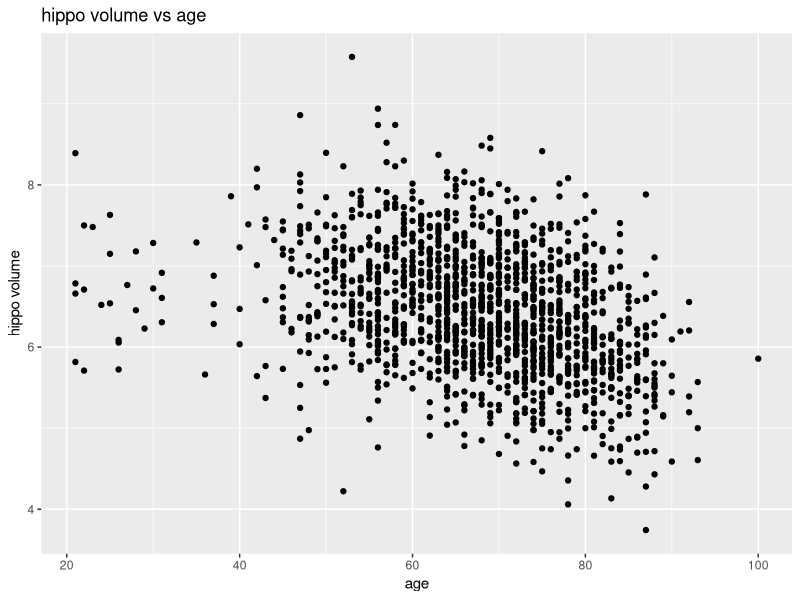
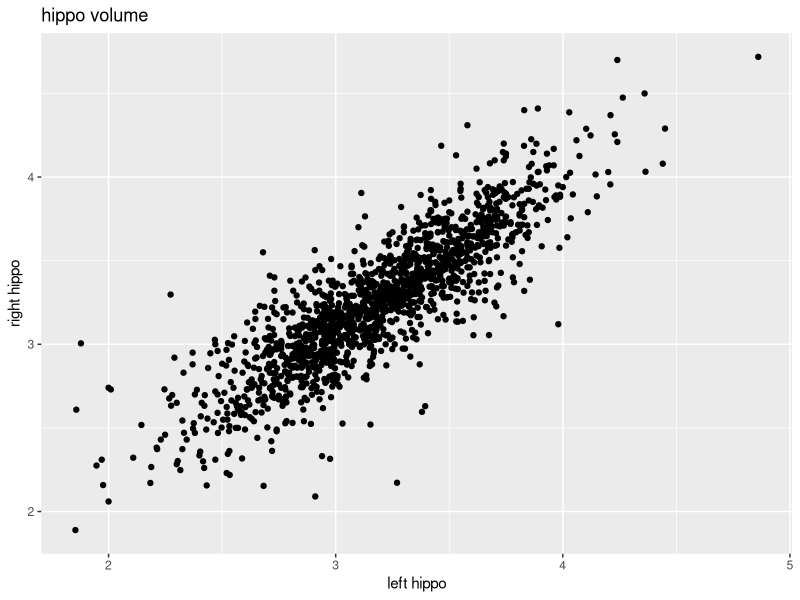
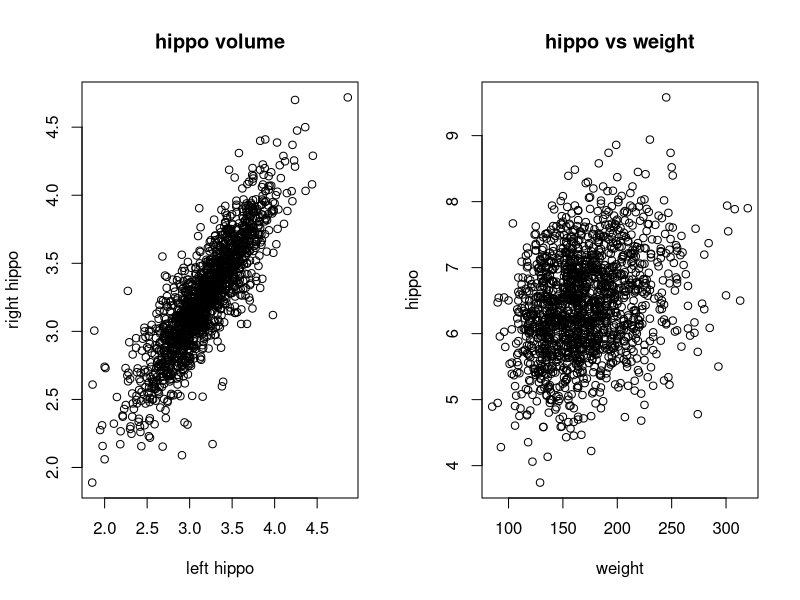
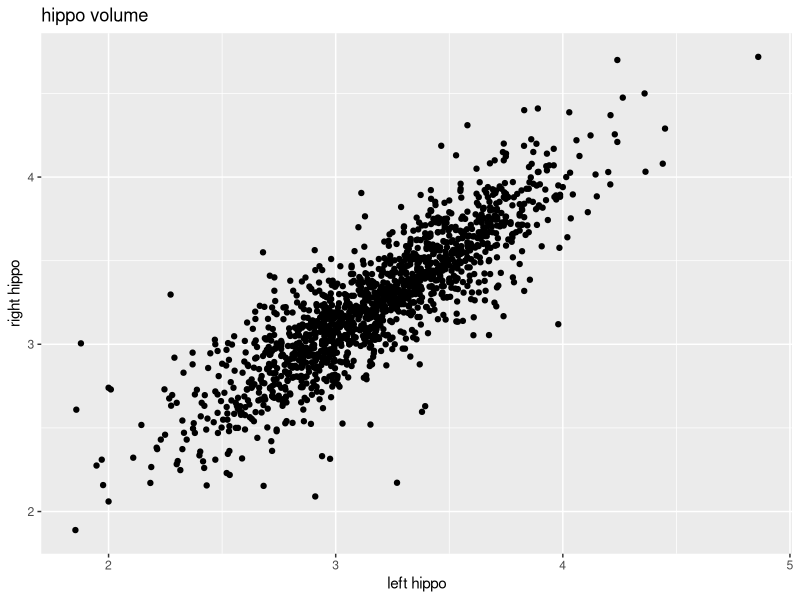
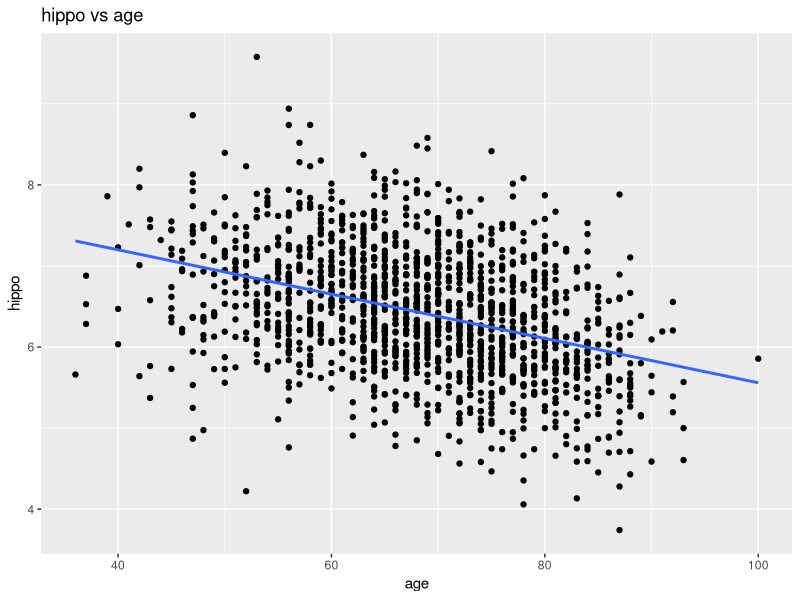
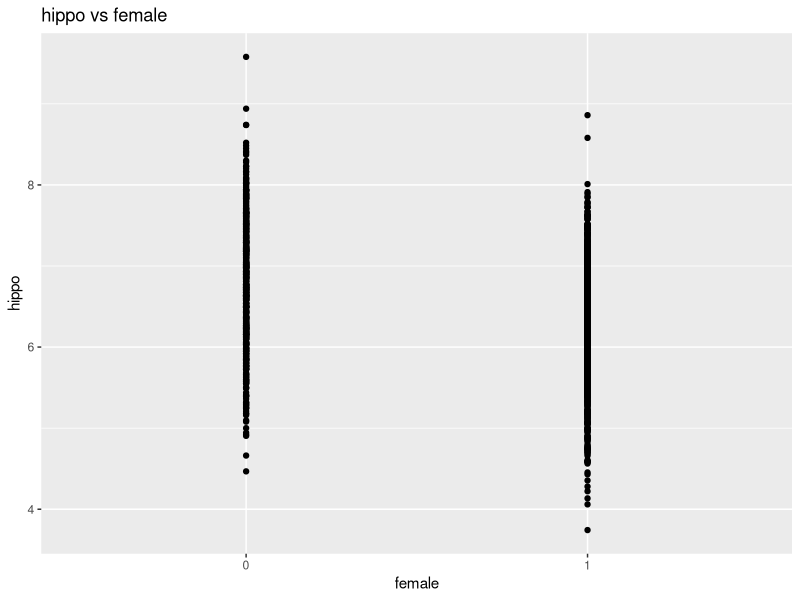
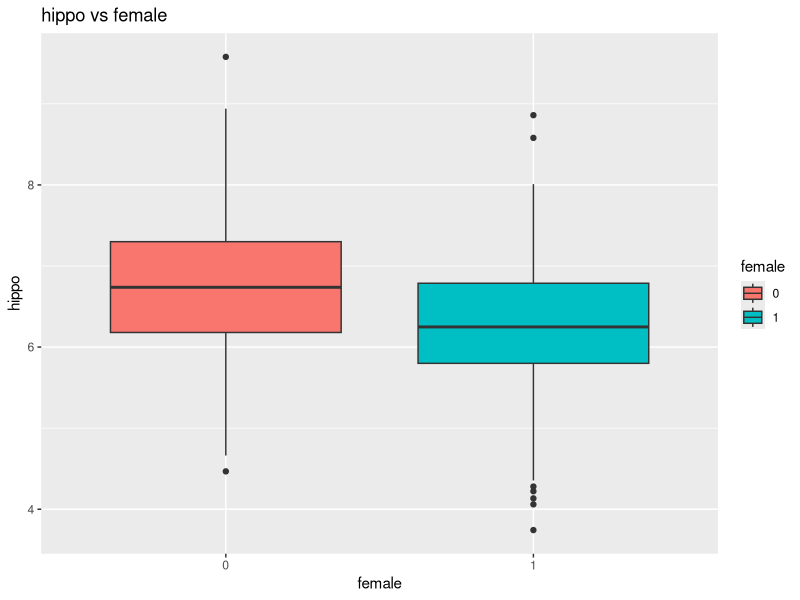
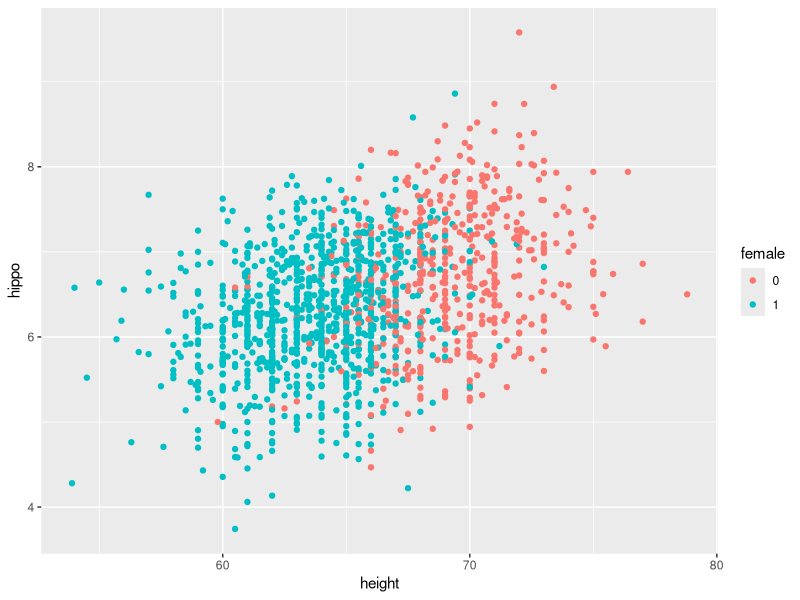

The R script that drew these images, in order:
## ---- chunk 1
library(ggplot2)
library(tidyverse)
## ---- chunk 2
alzheimer_data <- read.csv('data/alzheimer_data.csv') %>% 
  select(id, diagnosis, age, educ, female, height, weight, lhippo, rhippo) %>% 
  mutate(diagnosis = as.factor(diagnosis), female = as.factor(female))


alzheimer_healthy <- read.csv('data/alzheimer_data.csv') %>% 
  select(id, diagnosis, age, educ, female, height, weight, lhippo, rhippo) %>% 
  mutate(diagnosis = as.factor(diagnosis), female = as.factor(female)) %>% filter(diagnosis==0)

#define a new variable
#note: today we use the sum as the total hippocampal volume
alzheimer_healthy$hippo = alzheimer_healthy$lhippo + alzheimer_healthy$rhippo

#define the subset of older (>35) healthy subjects
alzheimer_healthy_old = alzheimer_healthy %>% filter(age>35)
#old-fashioned way to do the same thing
#alzheimer_healthy_old = alzheimer_healthy[alzheimer_healthy$age >35,]

## ---- chunk 3
#| fig-align: center

#plot(alzheimer_healthy$age, alzheimer_healthy$hippo, xlab="age", ylab="hippo")

ggplot(alzheimer_healthy, aes(x=age, y=hippo)) +
  geom_point() + 
  labs(x = "age", y="hippo volume", title="hippo volume vs age")
## ---- chunk 4
#| fig-align: center
ggplot(alzheimer_healthy, aes(x=lhippo, y=rhippo)) +
  geom_point() + 
  labs(x = "left hippo", y="right hippo", title="hippo volume")


## ---- chunk 5
#| fig-align: center

par(mfrow=c(1,2))
plot(alzheimer_healthy$lhippo, alzheimer_healthy$rhippo,
     xlab = "left hippo", ylab="right hippo", main="hippo volume")
plot(alzheimer_healthy$weight, alzheimer_healthy$hippo,
     xlab = "weight", ylab="hippo", main="hippo vs weight")

## ---- chunk 6
#| fig-align: center
print("correlation between left and right hippo volume")
cor(alzheimer_healthy$lhippo, alzheimer_healthy$rhippo)

print("correlation between weight and hippo volume")
cor(alzheimer_healthy$weight, alzheimer_healthy$hippo)
## ---- chunk 7
#| fig-align: center
ggplot(alzheimer_healthy_old, aes(x=lhippo, y=rhippo)) +
  geom_point() + 
  labs(x = "left hippo", y="right hippo", title="hippo volume")

## ---- chunk 8
#| fig-align: center
ggplot(alzheimer_healthy_old, aes(x=age, y=hippo)) +
  geom_point() + 
  labs(x = "age", y="hippo", title="hippo vs age")+
   geom_smooth(method='lm', se=FALSE)
## ---- chunk 9
#define an lm object
obj.age.hippo=lm(hippo~age, data=alzheimer_healthy_old)
coef(obj.age.hippo) #alternatively: obj$coefficients
## ---- chunk 10
summary(obj.age.hippo)
## ---- chunk 11
confint(obj.age.hippo)
## ---- chunk 12
predict(obj.age.hippo, newdata = data.frame(age=45), interval = 'confidence')
## ---- chunk 13
predict(obj.age.hippo, newdata = data.frame(age=45), interval = 'predict')
## ---- chunk 14
#| fig-align: center

ggplot(alzheimer_healthy_old, aes(x=female, y=hippo)) +
  geom_point() + 
  labs(x = "female", y="hippo", title="hippo vs female")+
   geom_smooth(method='lm', se=FALSE)
## ---- chunk 15
#| fig-align: center

ggplot(alzheimer_healthy_old, aes(x=female, y=hippo, fill=female)) +
  geom_boxplot() + 
  labs(x = "female", y="hippo", title="hippo vs female")
## ---- chunk 16
summary(lm(hippo ~ female, data=alzheimer_healthy_old))$coefficients
## ---- chunk 17
t.test(hippo~female, data=alzheimer_healthy_old, var.equal =T)
# equivalently, you can use
#t.test(alzheimer_healthy_old$hippo[alzheimer_healthy_old$female==1], alzheimer_healthy_old$hippo[alzheimer_healthy_old$female==0], var.equal =T)
## ---- chunk 18
#| fig-align: center
ggplot(alzheimer_healthy_old, aes(x=height, y=hippo, color=female))+geom_point()
## ---- chunk 19
summary(lm(hippo ~ height + female, data=alzheimer_healthy_old))$coefficients
## ---- chunk 20
summary(aov(lhippo~diagnosis, data=alzheimer_data))
## ---- chunk 21
summary(lm(lhippo~diagnosis, data=alzheimer_data))$coefficients
anova(lm(lhippo~diagnosis, data=alzheimer_data))
## ---- chunk 22
summary(lm(lhippo~ age*female, data=alzheimer_healthy_old))$coefficients
## ---- chunk 23
#| fig-align: center
ggplot(alzheimer_healthy_old, aes(x=age, y=hippo, color=female))+
  geom_point()+
  geom_smooth(method=lm, se=F)
## ---- chunk 24
summary(lm(lhippo~ age*female, data=alzheimer_healthy_old))$coefficients
## ---- chunk 25
#| fig-align: center
#plot(log(alzheimer_healthy_old$weight), alzheimer_healthy_old$hippo, xlab="weight", ylab="log(weight)")
summary(lm(hippo~log(weight), data=alzheimer_healthy_old))$coefficients
## ---- chunk 26
#plot(alzheimer_healthy_old$height, log(alzheimer_healthy_old$weight), xlab="height", ylab="log(weight)")
summary(lm(log(weight)~height, data=alzheimer_healthy_old))$coefficients
